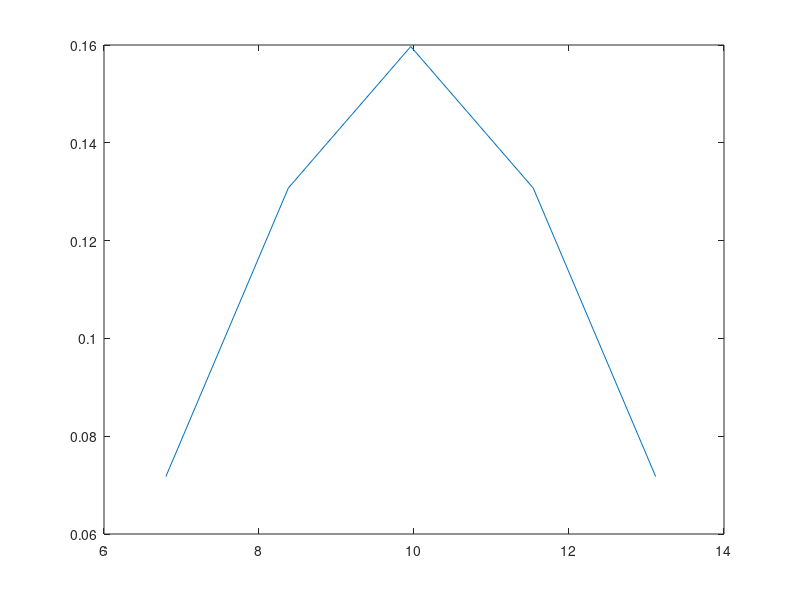

This figure's MATLAB source:
% to perform a guassian curve fitting
fid=fopen('guassfit.txt');
oma=fscanf(fid,'%f',[1,inf]);  % reading data
fclose(fid);

os=size(oma);
on=os(1,2);

k=input('enter the no. of bin to be created : ');
large=max(oma);
small=min(oma);                        %creating bins
h=(large-small)/k;

ma(1:2,k)=0;
x=small;
for i=1:k
    y=x+h;
    count=0;
    for j=1:on
        if x<=oma(1,j)
            if oma(1,j)<y
               count=count+1;
            end
        end
    end
    ma(1,i)=(x+y)/2;
    ma(2,i)=count;
    x=y;
end

plot(ma(1,:),ma(2,:));           % ploting original data after bins

s=size(ma);
n=s(1,2);

sumx=0;
for i=1:n                        %mean value calculation
    sumx=sumx+ma(1,i);
end
xbar=sumx/n;

sumd=0;
for i=1:n                        % standard deviation
    sumd=sumd+(ma(1,i)-xbar)^2;  
end

sigma=sqrt(sumd/(n-1));               

deno=1/(sigma*sqrt(2*3.1416));
pdeno=2*sigma*sigma;
for i=1:n
    mb(1,i)=ma(1,i);                          %calculation of new y
    g=-1*(ma(1,i)-xbar)*(ma(1,i)-xbar);       
    mb(2,i)=deno*exp(g/pdeno);
end

plot(mb(1,:),mb(2,:));           % ploting fitted data
